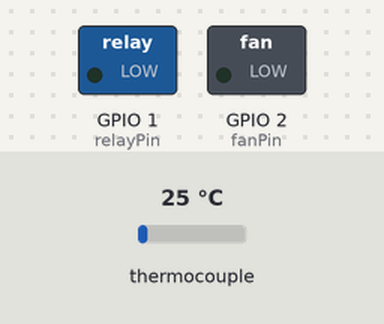
Recording of a sketch running on a simulated ESP32-S3. Shown: switched loads named in the sketch (green lamp = pin HIGH). The test bench sets the inputs (shaded band); at power-on: thermocouple 25 °C.

Above: at 1.2 s.
1.3 s: thermocouple set to 56 °C
3.7 s: thermocouple set to 66 °C
At 5.17 s:
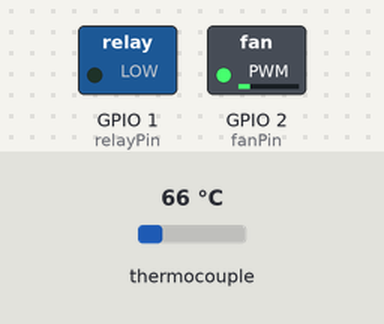
At 8.0 s:
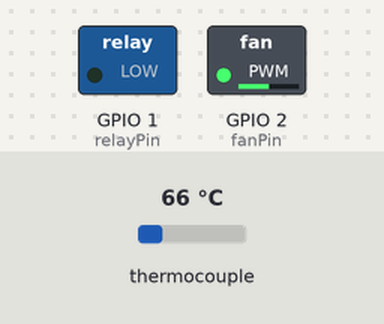
Timing chart, 0 to 9.5 s (numbered marks = the images above; inputs shaded):
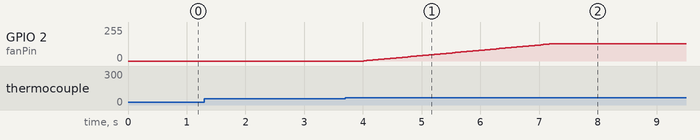

The sketch:

RoastingControl.ino
```cpp
#include <max6675.h>
#include <math.h>
//#include "PIDController.h"

int thermoDO = 11;
int thermoCS = 12;
int thermoCLK = 13;

// FreeRTOS Task Handle
TaskHandle_t TempTaskHandle;
MAX6675 thermocouple(thermoCLK, thermoCS, thermoDO);

volatile float temp = NAN;
volatile int errorReadings = 0;
volatile bool abortSignal = false;
volatile bool failsafeEventPending = false;
volatile uint8_t healthyReadings = 0;
portMUX_TYPE stateMux = portMUX_INITIALIZER_UNLOCKED;

int fanPin = 2;
int relayPin = 1;
float relayValue = 0;
float appliedRelayValue = 0;
float fanTargetValue = 0;
float fanValue = 0;

double fanMaxAcceleration = 2.0; //max acceleration per cycle

const float PWM_MIN = 0.0f;
const float PWM_MAX = 255.0f;
const float MIN_SAFE_FAN = 128.0f;  // 50 % Mindestluftstrom bei aktiver Heizung
const float FAILSAFE_FAN = PWM_MAX;
const char* FIRMWARE_VERSION = "1.3.2";
const uint8_t PROTOCOL_VERSION = 3;
const char* HARDWARE_ID = "CoffeeRoast-Waveshare-ESP32-S3-Zero";

int delayValue = 50;


bool autoRunMode = true;
unsigned long StartTime = millis();
//double profile[800];

float readTemperature() {
    return thermocouple.readCelsius();
}

float clampPwm(float value) {
  if (value < PWM_MIN) {
    return PWM_MIN;
  }

  if (value > PWM_MAX) {
    return PWM_MAX;
  }

  return value;
}

void printStatus() {
  float snapshotTemp;
  int snapshotErrors;
  bool snapshotAbort;
  uint8_t snapshotHealthyReadings;

  portENTER_CRITICAL(&stateMux);
  snapshotTemp = temp;
  snapshotErrors = errorReadings;
  snapshotAbort = abortSignal;
  snapshotHealthyReadings = healthyReadings;
  portEXIT_CRITICAL(&stateMux);

  Serial.print("state=");
  Serial.print(snapshotAbort ? "failsafe" : "ok");
  Serial.print(",temp=");
  Serial.print(snapshotTemp);
  Serial.print(",heater=");
  Serial.print(appliedRelayValue);
  Serial.print(",fan=");
  Serial.print(fanValue);
  Serial.print(",fanTarget=");
  Serial.print(fanTargetValue);
  Serial.print(",errors=");
  Serial.print(snapshotErrors);
  Serial.print(",healthyReadings=");
  Serial.print(snapshotHealthyReadings);
  Serial.print(",failsafeLatched=");
  Serial.print(snapshotAbort ? 1 : 0);
  Serial.print(",version=");
  Serial.print(FIRMWARE_VERSION);
  Serial.print(",protocol=");
  Serial.print(PROTOCOL_VERSION);
  Serial.print(",hardware=");
  Serial.println(HARDWARE_ID);
}

void printInfo() {
  Serial.print("product=CoffeeRoast,firmware=");
  Serial.print(FIRMWARE_VERSION);
  Serial.print(",protocol=");
  Serial.print(PROTOCOL_VERSION);
  Serial.print(",hardware=");
  Serial.println(HARDWARE_ID);
}

bool resetFailsafeIfSafe() {
  const bool outputsSafe = relayValue <= PWM_MIN && appliedRelayValue <= PWM_MIN && fanValue >= MIN_SAFE_FAN;
  bool resetAllowed = false;

  portENTER_CRITICAL(&stateMux);
  resetAllowed = abortSignal && outputsSafe && errorReadings == 0 && healthyReadings >= 3 && isfinite(temp) && temp > 0.0f && temp < 450.0f;
  if (resetAllowed) {
    abortSignal = false;
    failsafeEventPending = false;
  }
  portEXIT_CRITICAL(&stateMux);

  return resetAllowed;
}

// FreeRTOS Task: Reads temperature every 500ms
void TemperatureTask(void *parameter) {
    float candidateTemp = NAN;
    uint8_t candidateReadings = 0;

    while (1) {
        const float sample = readTemperature();
        const bool plausible = isfinite(sample) && sample > 0.0f && sample < 450.0f;
        float currentTemp;
        int currentErrors;
        uint8_t currentHealthyReadings;
        bool currentlyAborted;

        portENTER_CRITICAL(&stateMux);
        currentTemp = temp;
        currentErrors = errorReadings;
        currentHealthyReadings = healthyReadings;
        currentlyAborted = abortSignal;
        portEXIT_CRITICAL(&stateMux);

        bool acceptTemperature = false;
        float acceptedTemperature = currentTemp;

        if (plausible) {
            if (!isfinite(currentTemp) || fabsf(sample - currentTemp) <= 20.0f) {
                acceptTemperature = true;
                acceptedTemperature = sample;
                candidateTemp = NAN;
                candidateReadings = 0;
            } else {
                currentErrors++;
                currentHealthyReadings = 0;

                // Do not remain stuck forever after a bad first value. Only
                // resynchronise after three mutually consistent samples.
                if (isfinite(candidateTemp) && fabsf(sample - candidateTemp) <= 5.0f) {
                    candidateTemp = (candidateTemp * candidateReadings + sample) / (candidateReadings + 1);
                    candidateReadings++;
                } else {
                    candidateTemp = sample;
                    candidateReadings = 1;
                }

                if (candidateReadings >= 3) {
                    acceptTemperature = true;
                    acceptedTemperature = candidateTemp;
                    currentHealthyReadings = 2;
                    candidateTemp = NAN;
                    candidateReadings = 0;
                }
            }
        } else {
            currentErrors++;
            currentHealthyReadings = 0;
            candidateTemp = NAN;
            candidateReadings = 0;
        }

        if (acceptTemperature) {
            currentErrors = 0;
            if (currentHealthyReadings < 255) {
                currentHealthyReadings++;
            }
        }

        const bool triggerFailsafe = currentErrors > 20 && !currentlyAborted;
        portENTER_CRITICAL(&stateMux);
        if (acceptTemperature) {
            temp = acceptedTemperature;
        }
        errorReadings = currentErrors;
        healthyReadings = currentHealthyReadings;
        if (triggerFailsafe) {
            abortSignal = true;
            failsafeEventPending = true;
        }
        portEXIT_CRITICAL(&stateMux);

        vTaskDelay(pdMS_TO_TICKS(500));
    }
}


void setup() {

  Serial.begin(115200);

  // put your setup code here, to run once:
     Serial.setTimeout(100);

     // Create FreeRTOS Task for temperature reading
    xTaskCreatePinnedToCore(
        TemperatureTask,   // Function
        "TemperatureTask", // Task Name
        2048,              // Stack Size
        NULL,              // Task Parameters
        1,                 // Priority (higher number = higher priority)
        &TempTaskHandle,   // Task Handle
        1                  // Core to run on (0 or 1)
    );


}

void loop() {
  bool reportFailsafe = false;
  portENTER_CRITICAL(&stateMux);
  if (failsafeEventPending) {
    reportFailsafe = true;
    failsafeEventPending = false;
  }
  portEXIT_CRITICAL(&stateMux);
  if (reportFailsafe) {
    Serial.println("Failsafe!");
  }

  if (Serial.available()) {
    String command = Serial.readStringUntil('\n'); // Read incoming command
    command.trim();  // Remove trailing spaces/newlines

  if (command == "get temp") {
    Serial.println(temp); // Send temp value back
  }
  else if (command.startsWith("set setpoint ")) {
    String valueStr = command.substring(12);  // Extract number
    relayValue = clampPwm(valueStr.toFloat());  // Convert to float

  }
  else if (command.startsWith("get setpoint")) {
    Serial.println(relayValue);
  }
  else if (command.startsWith("set fan ")){
    String valueStr = command.substring(7);  // Extract number
    fanTargetValue = clampPwm(valueStr.toFloat());  // Convert to float

  }else if (command == "get fan"){
    Serial.println(fanValue); // Send temp value back

  }
  else if (command == "hello"){
    Serial.println("popcorn roaster");
  }
  else if (command == "get status"){
    printStatus();
  }
  else if (command == "get info"){
    printInfo();
  }
  else if (command == "reset failsafe"){
    Serial.println(resetFailsafeIfSafe() ? "failsafe reset" : "failsafe reset denied");
  }
}


  //Safety regulations section:
  float safetyTemp;
  bool safetyAbort;
  portENTER_CRITICAL(&stateMux);
  safetyTemp = temp;
  safetyAbort = abortSignal;
  portEXIT_CRITICAL(&stateMux);

  //Keep fan running until temperature is below 60°C
  if (safetyTemp > 60){
    fanTargetValue = max(fanTargetValue, MIN_SAFE_FAN); //if warmer than 60°C min fanspeed of about 20% = 50
  }

  //while heating minium fan speed is 50/255
  if (relayValue > 0) {
    fanTargetValue = max(fanTargetValue, MIN_SAFE_FAN); //if relay is on fan atleast at 50
  }

  relayValue = clampPwm(relayValue);
  fanTargetValue = clampPwm(fanTargetValue);

  //This is the failsafe abort signal handling. Do not add fan code code after this
  if (safetyAbort){
    relayValue = PWM_MIN;
    fanTargetValue = FAILSAFE_FAN;
  }

  //Limit Acceleration and Deceleration of Fan to prevent self-destruction
  //Do not place any non-critical fan control code after this
  if (abs(fanValue - fanTargetValue) <= fanMaxAcceleration){
    fanValue = fanTargetValue;
  }

  if (fanValue < fanTargetValue){
    fanValue = fanValue + fanMaxAcceleration;
  }else if (fanValue > fanTargetValue){
    fanValue = fanValue - fanMaxAcceleration;
  }

  // Re-read the latch immediately before touching the hardware so a sensor
  // task transition cannot leave the SSR enabled for another control cycle.
  bool outputAbort;
  portENTER_CRITICAL(&stateMux);
  outputAbort = abortSignal;
  portEXIT_CRITICAL(&stateMux);
  if (outputAbort) {
    relayValue = PWM_MIN;
    fanTargetValue = FAILSAFE_FAN;
  }

  // Hardware-level airflow interlock: never energise the SSR until the
  // measured/ramped fan output has reached the safe threshold.
  appliedRelayValue = (!outputAbort && fanValue >= MIN_SAFE_FAN) ? relayValue : PWM_MIN;
  analogWrite(relayPin, appliedRelayValue);
  analogWrite(fanPin, fanValue);

  delay(delayValue);  //allow the cpu to switch to other tasks
}
```

Measured:
- the behaviour switches between 60 and 61 °C on thermocouple (found by bisection; images 0 and 1)
- after the input at 1.3 s, every drawn part: stays the same
- after the input at 3.7 s, GPIO 2 (fanPin): moves from 0/255 to 128/255 over 3.2 s, starting after 0.31 s
